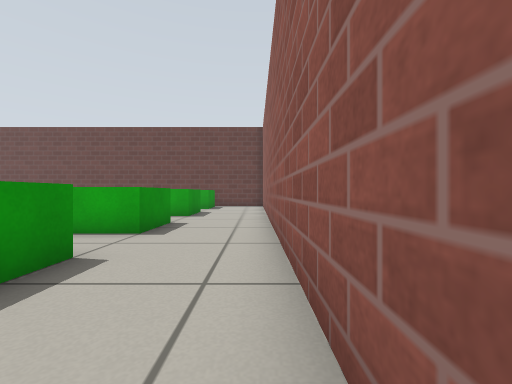
view 1 (above)

19 first-person views from a walk through a world built for the Gazebo simulator. The camera is 0.45 m above the floor, looks level and sees 90° across. The floor is counted in squares, 0.5 m on a side. Each view is taken from the middle of a square. On the plan, view 1 faces up. The plan holds only what a view shows up to about 10 squares ahead; the rest is blank. Simple patterns stand in for the simulator's built-in surfaces.

view 2
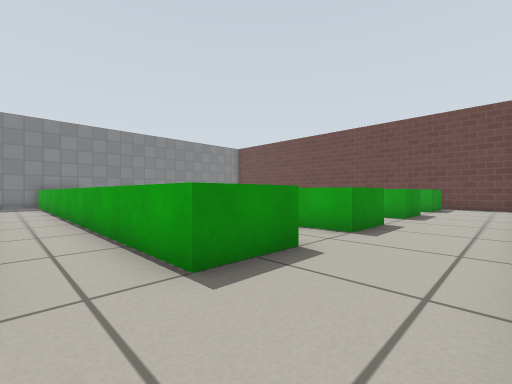

view 3
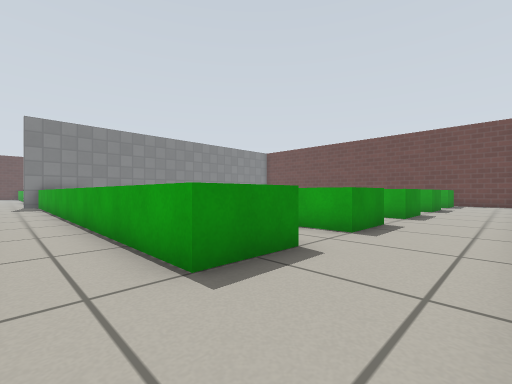

view 4
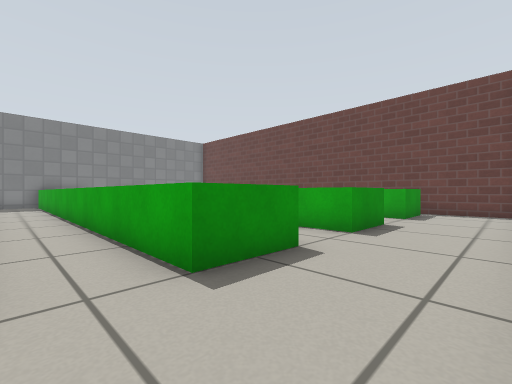

view 5
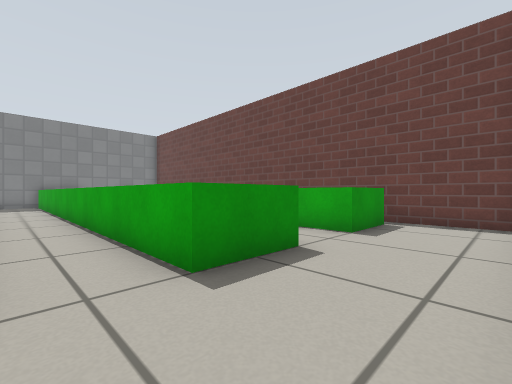

view 6
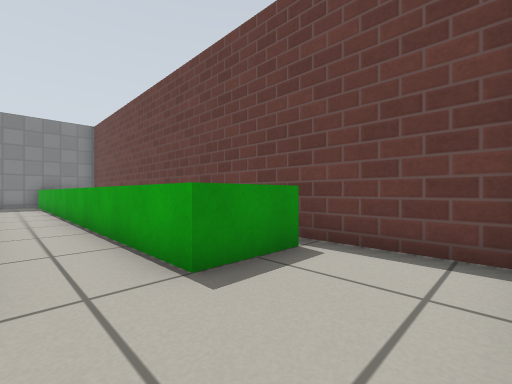

view 7
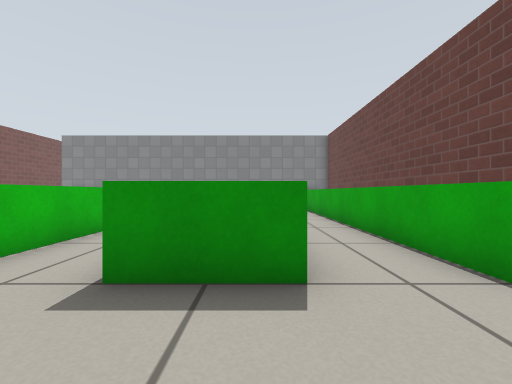

view 8
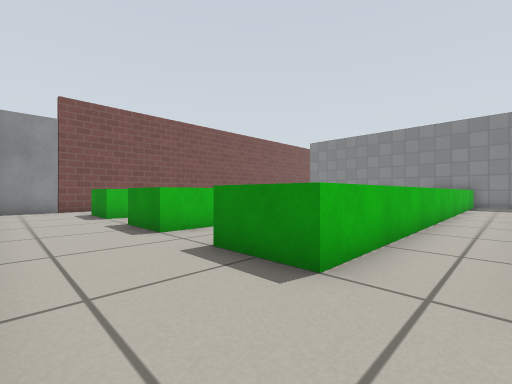

view 9
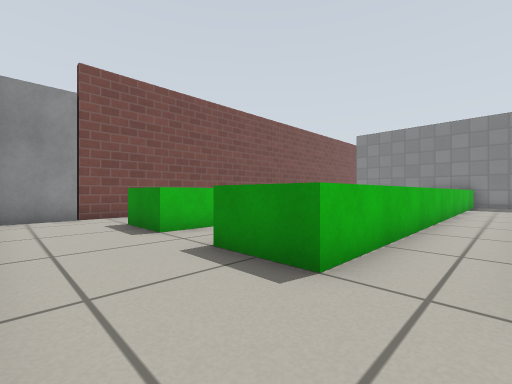

view 10
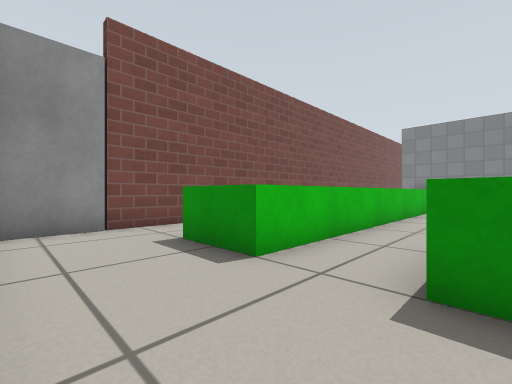

view 11
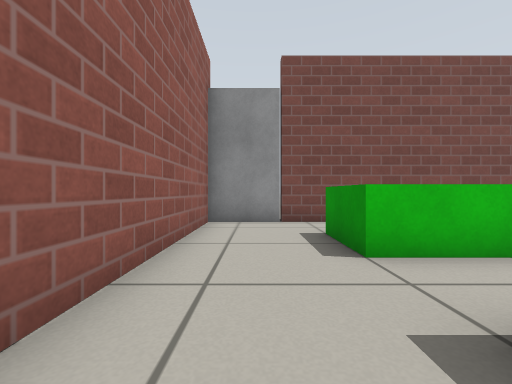

view 12
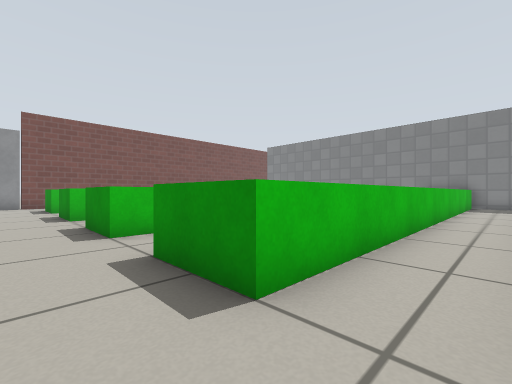

view 13
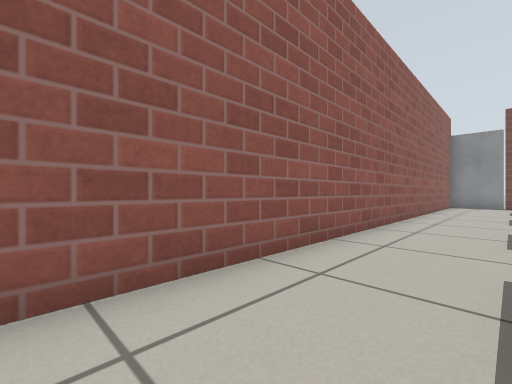

view 14
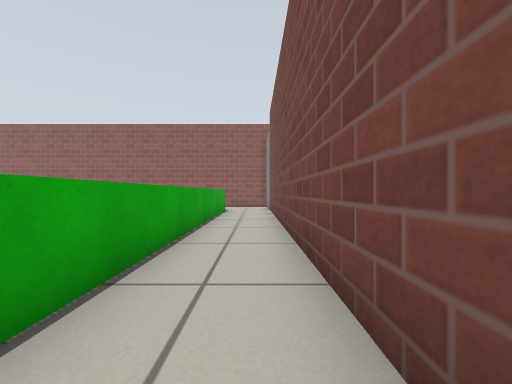

view 15
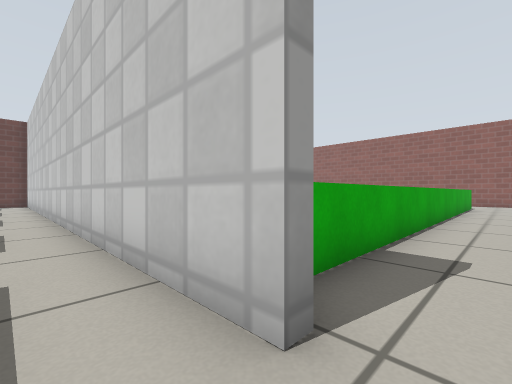

view 16
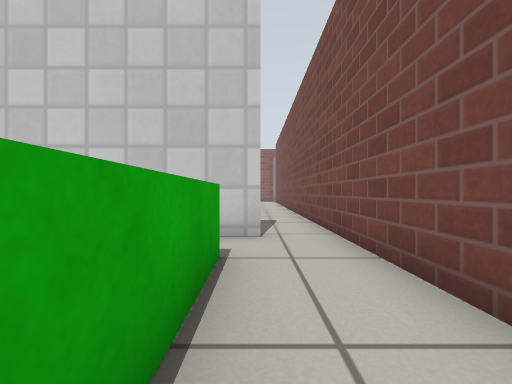

view 17
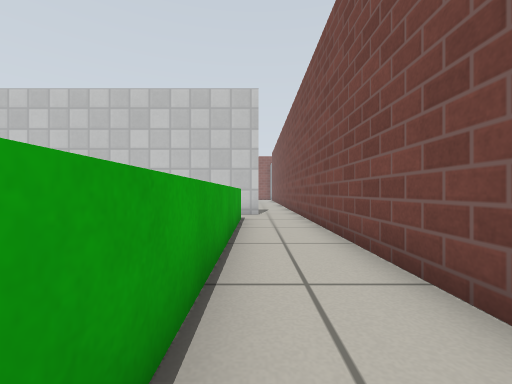

view 18
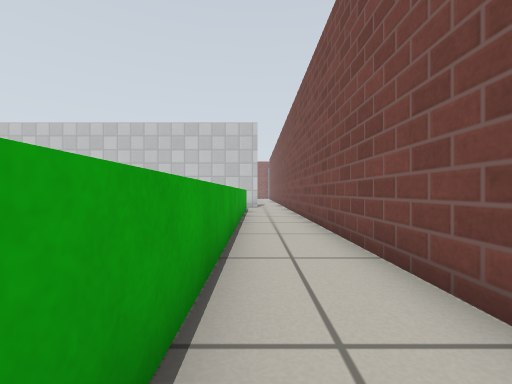

view 19
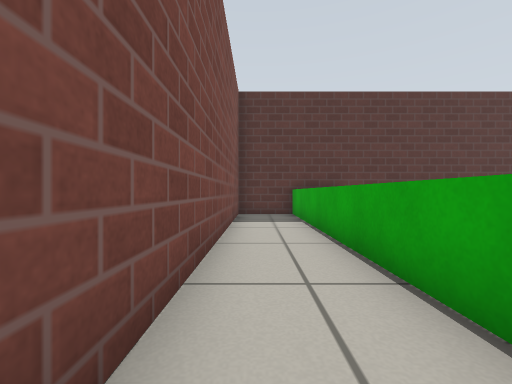

### Floor plan
Points are (right, up) in squares from view 1. A wall is a line through its corners. A room is listed if a view was taken in it or the views show most of it. See-through windows are left out.
Room 1 (views 1, 2, 3, 4, 5, 6, 7, 8, 9, 10, 11, 12, 13, 14)
walls: (0.4, -4.4) (0.4, 13); (-18.5, -4.7) (-1.7, -4.7); (0, 16.2) (-10, 16.2)
ways out: opening at (-19, -4) to room 2
objects: green box (-18, -2) to (-3, -1); green box (-14, 10) to (-3, 11); green box (-13, 2) to (-3, 3); green box (-13, 6) to (-3, 7); green box (-12, 14) to (-3, 15); door leaf (-1, -5) to (0, -5)
Room 2 (views 15, 16, 17, 18, 19)
walls: (-20.5, -2.5) (-39.9, -2.5); (-18.9, -3.1) (-18.9, -0.4); (-39.7, -4.7) (-18.5, -4.7)
ways out: opening at (-19, -4) to room 1; opening at (-20, -1.5)

Positions as (right, up) in squares from view 1, and headings:
1: (0, 0), facing up
2: (0, 0), facing up-left
3: (0, -4), facing up-left
4: (0, 4), facing up-left
5: (0, 8), facing up-left
6: (0, 12), facing up-left
7: (0, 11), facing left
8: (0, 9), facing down-left
9: (0, 5), facing down-left
10: (0, 2), facing down-left
11: (-1, 3), facing down
12: (-1, 13), facing down-left
13: (-2, 13), facing down-right
14: (-15, -4), facing right
15: (-20, -4), facing up-right
16: (-24, -3), facing right
17: (-29, -3), facing right
18: (-34, -3), facing right
19: (-30, -4), facing left
